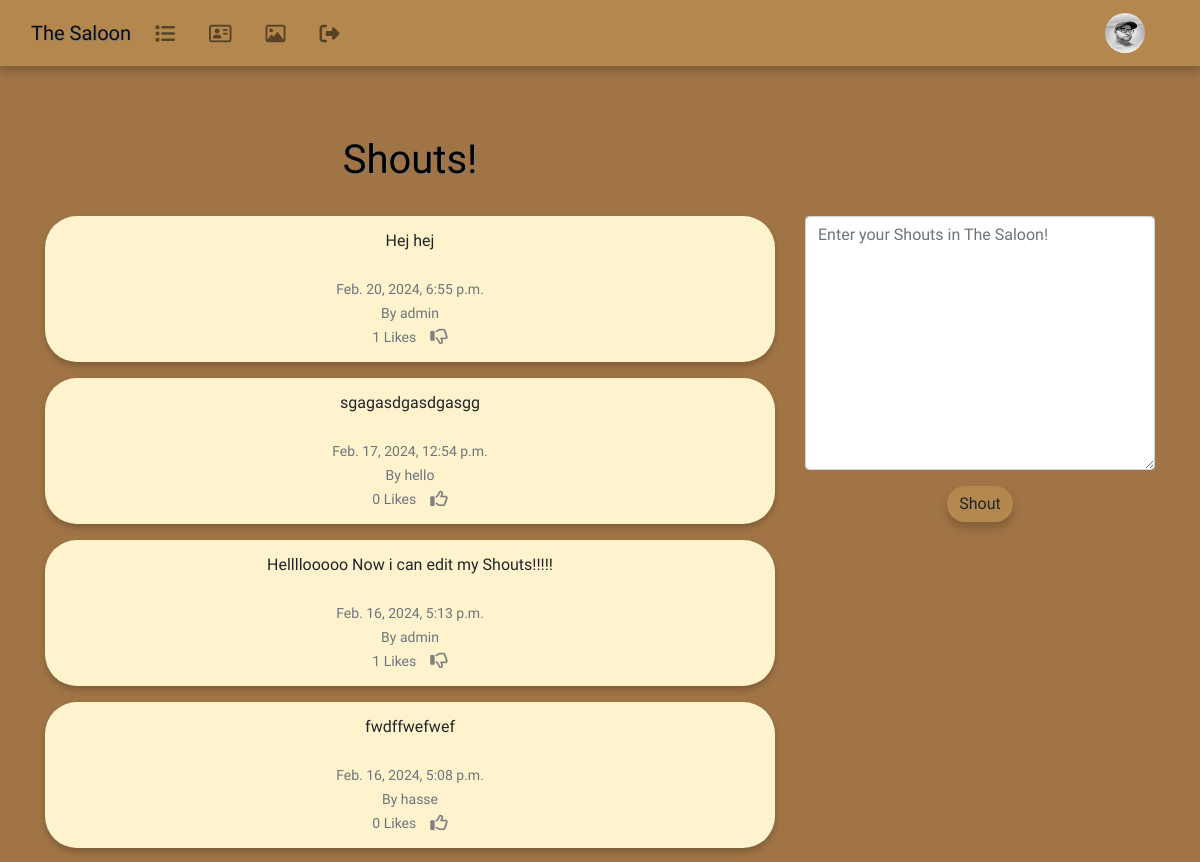
The app's page / (signed in, upper part), older data.
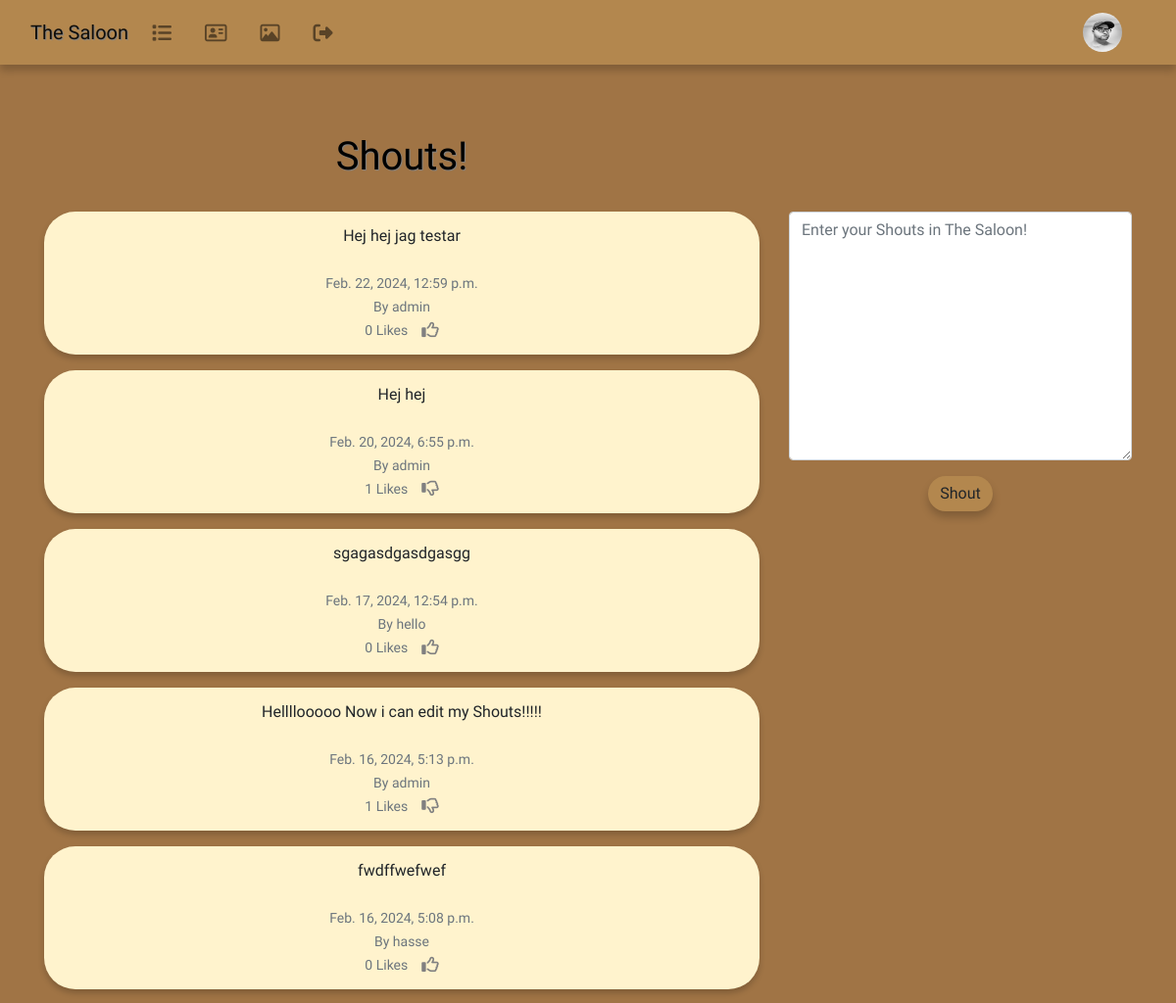
The same page, newer data.
### the_saloon/models.py (models this page shows, shortened)
class Shout(models.Model):
    user = models.ForeignKey(
        User, related_name="shouts",
        on_delete=models.DO_NOTHING
        )
    body = models.CharField(max_length=200)
    created_at = models.DateTimeField(auto_now_add=True)
    likes = models.ManyToManyField(User, related_name="shout_like", blank=True)
    def number_of_likes(self):
		    return self.likes.count()

### the_saloon/views.py (the view, shortened to what this page needs)
# urls.py: path('', views.home, name="home"),
def home(request):
    if request.user.is_authenticated:
        form = ShoutForm(request.POST or None)
        shouts = Shout.objects.all().order_by("-created_at")
        return render(request, 'home.html', {"shouts":shouts, "form":form})
    else:
        shouts = Shout.objects.all().order_by("-created_at")
        return render(request, 'home.html', {"shouts":shouts})

### the_saloon/forms.py
class ShoutForm(forms.ModelForm):
    body = forms.CharField(required=True,
        widget=forms.widgets.Textarea(
            attrs={
                "placeholder": "Enter your Shouts in The Saloon! ",
                "class":"form-control",
                }
                ),
                label="",
        )
    class Meta:
        model = Shout
        exclude = ("user", "likes",)

### the_saloon/templates/home.html (shortened to what this page needs)
{% extends 'base.html' %}
{% block content %}
<div class="container text-center">
    <div class="row">
        <div class="col-md-8">
            <h1 class="home">Shouts!</h1>
            <br />
            {% for shout in shouts %}
            <div class="alert" role="alert">
                {{ shout.body }}<br/><br/>
                <small class="text-muted">
                    {{ shout.created_at }}
                    <br/>
                    By {{ shout.user.username }}
                    <br/>
                    {{ shout.number_of_likes }} Likes
                    &nbsp;&nbsp;
                    {% if user in shout.likes.all %}
                    <a href="{% url 'shout_like' shout.id %}"></a>
                    {% else %}
                    <a href="{% url 'shout_like' shout.id %}"></a>
                    {% endif %}
                </small>
            </div>
            {% endfor %}
        </div>
        <div class="home col-md-4">
            {% if form %}
            <form method=POST style="font-family: Rye, serif;">
                {{ form.as_p }}
                <button type="submit" class="btn btn-warning">Shout</button>
            </form>
            {% endif %}
        </div>
        {% endblock %}

Row changes from the older to the newer data that the page shows:
added Shout: body "Hej hej jag testar", created_at "Feb. 22, 2024, 12:59 p.m.", user.username "admin", number_of_likes "0"
